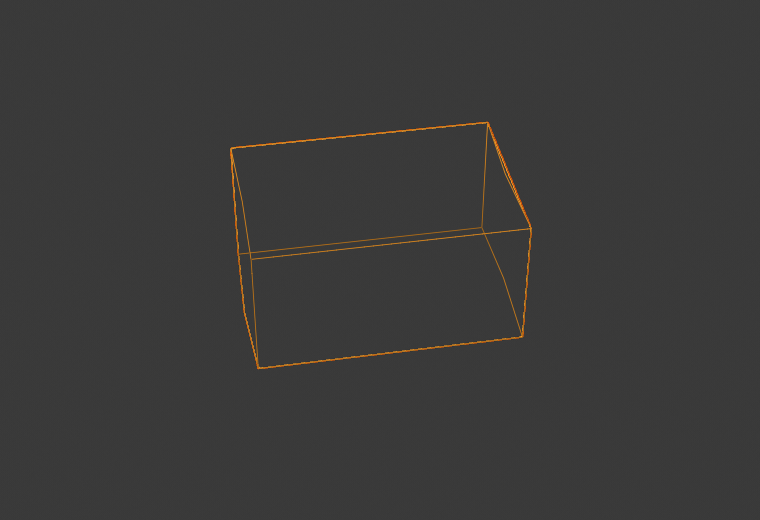
#> input picture pictures/TestSet1/100deg_w.png, 760 x 520 px, found by its file name
$ python Lines_to_hidden_corner_with_uncertainity.py
#> lines starting #> are read from the running program, lines starting #| are printed output that depends on the picture; after the words box and inside, x2 and y2 are one past the last pixel; in counts of white or black regions, pixels touching at a corner belong together; long printed decimals are rounded
import cv2
import numpy as np
import matplotlib.pyplot as plt

box = "TS1_5"

if box is 'TS2_14':
    boundry_pairs_1 = np.array([[243, 14,195 , 14],[198 , 72,199 , 115], [233 , 64,234 , 105]])
    boundry_pairs_2 = np.array([[134 , 62,171 , 55], [197 , 73,235 , 66],[199 , 117,233 , 107]])
    boundry_pairs_3 = np.array([[170 , 54,234 , 63], [134 , 62,197 , 73],[134 , 106,197 , 116]])
    opposite_point_1 = np.array([171 , 55])
    opposite_point_2 = np.array([135 , 104])
    opposite_point_3 = np.array([233 , 106])

if box is 'TS2_14':
    boundry_pairs_1 = np.array([[133 , 63,135 , 104],[198 , 72,199 , 115], [233 , 64,234 , 105]])
    boundry_pairs_2 = np.array([[134 , 62,171 , 55], [197 , 73,235 , 66],[199 , 117,233 , 107]])
    boundry_pairs_3 = np.array([[170 , 54,234 , 63], [134 , 62,197 , 73],[134 , 106,197 , 116]])
    opposite_point_1 = np.array([171 , 55])
    opposite_point_2 = np.array([135 , 104])
    opposite_point_3 = np.array([233 , 106])

if box is 'TS1_6':
    boundry_pairs_1 = np.array([[313 , 104,483 , 123],[254 , 261,447 , 282], [261 , 370,444 , 393]])
    boundry_pairs_2 = np.array([[314 , 103,255 , 260], [484 , 121,449 , 283],[479 , 226,445 , 390]])
    boundry_pairs_3 = np.array([[254 , 262,261 , 368], [448 , 284,445 , 392],[484 , 122,479 , 225]])
    opposite_point_1 = np.array([479 , 226])
    opposite_point_2 = np.array([261 , 370])
    opposite_point_3 = np.array([313 , 104])
if box is 'TS1_5':
    boundry_pairs_1 = np.array([[231 , 147,487 , 122],[252 , 258,530 , 228], [258 , 368,523 , 335]])
    boundry_pairs_2 = np.array([[231 , 148,239 , 254], [252 , 260,259 , 365],[531 , 229,522 , 337]])
    boundry_pairs_3 = np.array([[230 , 148,251 , 259], [487 , 122,529 , 227],[237 , 256,257 , 366]])
    opposite_point_1 = np.array([239 , 254])
    opposite_point_2 = np.array([487 , 123])
    opposite_point_3 = np.array([522 , 335])

if box is 'TS1_4':
    boundry_pairs_1 = np.array([[264 , 123,519 , 149],[222 , 229,500 , 259], [230 , 336,493 , 367]])
    boundry_pairs_2 = np.array([[221 , 229,229 , 334], [501 , 260,494 , 367],[520 , 150,513 , 254]])
    boundry_pairs_3 = np.array([[221 , 228,264 , 122], [500 , 258,520 , 148],[494 , 365,513 , 253]])
    opposite_point_1 = np.array([513 , 255])
    opposite_point_2 = np.array([264 , 122])
    opposite_point_3 = np.array([229 , 335])

if box is 'TS1_3':
    boundry_pairs_1 = np.array([[211 , 193,309 , 105],[452 , 282,538 , 180], [448 , 389,530 , 286]])
    boundry_pairs_2 = np.array([[212 , 195,452 , 281], [311 , 105,538 , 181],[219 , 300,449 , 390]])
    boundry_pairs_3 = np.array([[211 , 194,221 , 301], [453 , 281,448 , 388],[538 , 181,531 , 287]])
    opposite_point_1 = np.array([220 , 298])
    opposite_point_2 = np.array([530 , 286])
    opposite_point_3 = np.array([309 , 105])
if box is 'TS1_2':
    boundry_pairs_1 = np.array([[360 , 97,537 , 216],[222 , 161,394 , 292], [229 , 267,393 , 401]])
    boundry_pairs_2 = np.array([[229 , 267,222 , 163], [394 , 402,394 , 292],[529 , 321,538 , 214]])
    boundry_pairs_3 = np.array([[221 , 162,360 , 98], [394 , 292,539 , 216],[392 , 403,529 , 320]])
    opposite_point_1 = np.array([528,322])
    opposite_point_2 = np.array([361 , 98])
    opposite_point_3 = np.array([231 , 267])
if box is 'TS1_1':
    boundry_pairs_1 = np.array([[250 , 133,331 , 289],[413 , 99,515 , 247], [255 , 238,334 , 400]])
    boundry_pairs_2 = np.array([[248 , 130,255 , 238], [332 , 290,334 , 399],[516 , 247,510 , 354]])
    boundry_pairs_3 = np.array([[331 , 289,515 , 247], [334 , 399,507 , 355],[249 , 133,414 , 99]])
    opposite_point_1 = np.array([508 , 355])
    opposite_point_2 = np.array([413 , 99])
    opposite_point_3 = np.array([256 , 237])

if box is 'blend2':
    boundry_pairs_1 = np.array([[297 , 134,446 , 179],[212 , 174,370 , 222], [216 , 343,370 , 344]])
    boundry_pairs_2 = np.array([[211 , 174,215 , 341], [369 , 221,370 , 344],[446 , 180,446 , 292]])
    boundry_pairs_3 = np.array([[210 , 172,297 , 133], [371 , 222,445 , 179],[372 , 342,447 , 293]])
    opposite_point_2 = np.array([295 , 135])
    opposite_point_3 = np.array([216 , 340])
    opposite_point_1 = np.array([445 , 293])

# [127 lines of commented-out code are left out]

color_1 = (0,0,255)#blue
color_2 = (0,255,0)#green
color_3 = (200,20,20)#red

def draw_lines( O_frame, boundry_lines, color, thickness=2):
    for line in boundry_lines:
        cv2.line(O_frame, tuple([line[0], line[1]]), tuple([line[2],line[3]]), color, thickness)
    return O_frame

def draw_line(O_frame, points , color, thickness=1):
    cv2.line(O_frame, tuple([points[0], points[1]]), tuple([points[2], points[3]]), color, thickness)
    return O_frame

def draw_point_uncertainity(O_frame, means, cov_mat, size, color, thickness=2, radius=0 ):

    x1_p1, y1_p1 = np.random.multivariate_normal([means[0][0],means[0][1]], cov_mat, size).T.astype(int)
    x1_p2, y1_p2 = np.random.multivariate_normal([means[0][2], means[0][3]], cov_mat, size).T.astype(int)
    x2_p1, y2_p1 = np.random.multivariate_normal([means[1][0], means[1][1]], cov_mat, size).T.astype(int)
    x2_p2, y2_p2 = np.random.multivariate_normal([means[1][2], means[1][3]], cov_mat, size).T.astype(int)
    x3_p1, y3_p1 = np.random.multivariate_normal([means[2][0], means[2][1]], cov_mat, size).T.astype(int)
    x3_p2, y3_p2 = np.random.multivariate_normal([means[2][2], means[2][3]], cov_mat, size).T.astype(int)
    for i1, j1, k1, l1, i2, j2, k2, l2, i3, j3, k3, l3 in zip(x1_p1, y1_p1, x1_p2, y1_p2, x2_p1, y2_p1, x2_p2, y2_p2, x3_p1, y3_p1, x3_p2, y3_p2):
        O_frame = cv2.circle(O_frame, tuple([i1, j1]), radius, color, thickness)
        O_frame = cv2.circle(O_frame, tuple([k1, l1]), radius, color, thickness)
        O_frame = cv2.circle(O_frame, tuple([i2, j2]), radius, color, thickness)
        O_frame = cv2.circle(O_frame, tuple([k2, l2]), radius, color, thickness)
        get_intersection_point(O_img, np.array([[i1, j1, k1, l1],[i2, j2, k2, l2],[i3, j3, k3, l3]]), color, False)
    return O_frame

def get_uncertain_boundrypair(boundry_pairs, cov_mat, size):
    pass

def draw_point(O_frame, point, color, thickness=2, radius=6):
    point = point.astype(int)
    O_frame = cv2.circle(O_frame, tuple(point), radius, color, thickness)
    return O_frame

def cross(a, b):
    c = [a[1]*b[2] - a[2]*b[1],
         a[2]*b[0] - a[0]*b[2],
         a[0]*b[1] - a[1]*b[0]]
    return c

def get_intersection_point(O_img, boundry_pairs, color=(255,0,0), detail_draw= False):
    line_equs = [[0, 0,0]]
    intersection_points = [[0,0]]
    for line in boundry_pairs:
        p1 = np.float64(cart2homo_cordinates(line[0:2]))
        p2 = np.float64(cart2homo_cordinates(line[2:4]))
        line = np.cross(p1,p2)

        line_equs = np.append(line_equs, [line], axis=0)
    line_equs = np.float64(line_equs[1:4])
    print(line_equs)
    # print(cross(line_equs[0], line_equs[1]))
    intersection_points = np.append(intersection_points, [homo2cart_coordinates(np.cross(line_equs[0], line_equs[1]))], axis=0)
    intersection_points = np.append(intersection_points, [homo2cart_coordinates(np.cross(line_equs[0], line_equs[2]))], axis=0)
    intersection_points = np.append(intersection_points, [homo2cart_coordinates(np.cross(line_equs[1], line_equs[2]))], axis=0)
    intersection_points =intersection_points[1:]
    print(intersection_points)
    avg_intersection_point = np.average(intersection_points, axis=0)
    if detail_draw is True:
        img = draw_point(O_img, intersection_points[0], color, 1)
        img = draw_point(O_img, intersection_points[1], color, 1)
        img = draw_point(O_img, intersection_points[2], color, 1)
        img = draw_point(O_img, avg_intersection_point, color, 2)
    else:
        img = draw_point(O_img, avg_intersection_point, color, -1, 3)
    return avg_intersection_point
    # cv2.imshow('Image111', img)


def cart2homo_cordinates(point):
    point = np.append(point, [[1]])
    return point

def homo2cart_coordinates(point):
    point = np.array([point[0]/point[2], point[1]/point[2]])
    return point


if box is 'TS1_1':
    O_img = cv2.imread('D:/Fraunhoffer_FLW_data/Cube_hidden_corner_prediction/Paper DATA/Results Evaluation/TestSet1/20deg_w.png')
if box is 'TS1_2':
    O_img = cv2.imread('D:/Fraunhoffer_FLW_data/Cube_hidden_corner_prediction/Paper DATA/Results Evaluation/TestSet1/40deg_w.png')
if box is 'TS1_3':
    O_img = cv2.imread('D:/Fraunhoffer_FLW_data/Cube_hidden_corner_prediction/Paper DATA/Results Evaluation/TestSet1/60deg_w.png')
if box is 'TS1_4':
    O_img = cv2.imread('D:/Fraunhoffer_FLW_data/Cube_hidden_corner_prediction/Paper DATA/Results Evaluation/TestSet1/80deg_w.png')
if box is 'TS1_5':
    O_img = cv2.imread('D:/Fraunhoffer_FLW_data/Cube_hidden_corner_prediction/Paper DATA/Results Evaluation/TestSet1/100deg_w.png')
#> O_img is the input picture: shape (520, 760, 3); mean B, G, R 57.2, 58, 58.5
if box is 'TS1_6':
    O_img = cv2.imread('D:/Fraunhoffer_FLW_data/Cube_hidden_corner_prediction/Paper DATA/Results Evaluation/TestSet1/350deg_w.png')
if box is 'TS2_14':
    O_img = cv2.imread('D:/Fraunhoffer_FLW_data/Cube_hidden_corner_prediction/Paper DATA/Results Evaluation/TestSet2/14meter_w.png')
# [41 lines of commented-out code are left out]

mean = [557, 337]
cov_mat = [[6, 0], [0, 6]]
sample_size = 50
# img =draw_point_uncertainity(O_img, boundry_pairs_2, cov_mat, sample_size,color_2)
# img =draw_point_uncertainity(O_img, boundry_pairs_1, cov_mat, sample_size,color_1)
# img =draw_point_uncertainity(O_img, boundry_pairs_3, cov_mat, sample_size,color_3)


cv2.imshow('Boundry lines', O_img)
cv2.waitKey(0)

intersection_point_1 = np.float64(get_intersection_point(O_img, boundry_pairs_1, color_1))
#> intersection_point_1 = [8923.8, -687]
intersection_point_2 = np.float64(get_intersection_point(O_img, boundry_pairs_2, color_2))
#> intersection_point_2 = [366.2, 1955.8]
intersection_point_3 = np.float64(get_intersection_point(O_img, boundry_pairs_3, color_3))
#> intersection_point_3 = [-40.1, -1274.1]

# print(np.append(opposite_point_1, intersection_point_1).astype(int))
target_lines = [np.append(opposite_point_1, intersection_point_1, axis=0).astype(int)]
#> target_lines = [[239, 254, 8923, -687]]
target_lines = np.append(target_lines, [np.append(opposite_point_2, intersection_point_2, axis=0).astype(int)], axis=0)
#> target_lines = [[239, 254, 8923, -687], [487, 123, 366, 1955]]
target_lines = np.append(target_lines, [np.append(opposite_point_3, intersection_point_3, axis=0).astype(int)], axis=0)
#> target_lines = [[239, 254, 8923, -687], [487, 123, 366, 1955], [522, 335, -40, -1274]]
# draw_line(img, target_lines[0] , color_1, 1)
# draw_line(img, target_lines[1] , color_2, 1)
# draw_line(img, target_lines[2] , color_3, 1)

final_hidden_point = get_intersection_point(O_img, target_lines, (66, 66, 245), False)
#| [[ 9.410000e+02  8.684000e+03 -2.430635e+06]
#|  [-1.832000e+03 -1.210000e+02  9.070670e+05]
#|  [ 1.609000e+03 -5.620000e+02 -6.516280e+05]]
#| [[480.073 227.877]
#|  [484.419 227.406]
#|  [480.790 217.017]]
#> in draw_point (call 4), `O_frame = cv2.circle(O_frame, tuple(point), radius, color, thickness)`: O_frame: shape (520, 760, 3); 0.01% of pixels changed, all inside (x1, y1, x2, y2) = (478, 221, 485, 228)
#> final_hidden_point = [481.8, 224.1]
draw_line(O_img, np.append(final_hidden_point, opposite_point_1, axis=0).astype(int), color_1,2)
draw_line(O_img, np.append(final_hidden_point, opposite_point_2, axis=0).astype(int), color_2,2)
draw_line(O_img, np.append(final_hidden_point, opposite_point_3, axis=0).astype(int), color_3,3)
#> call 3 of draw_line, with points = array of shape (4,), color = (200, 20, 20), thickness = 3
#> in draw_line (call 3), `cv2.line(O_frame, tuple([points[0], points[1]]), tuple([points[2], poi..`:
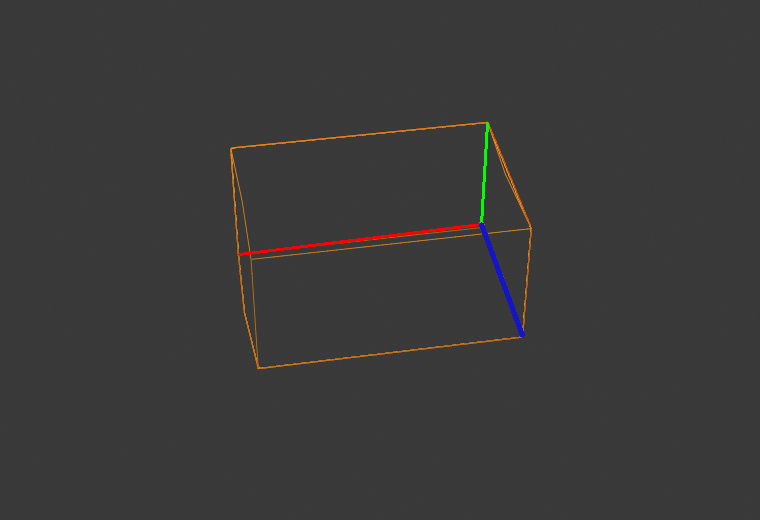
#> O_frame: shape (520, 760, 3); mean B, G, R 57.3, 57.9, 58.7

# O_img =draw_point_uncertainity(O_img, final_hidden_point, cov_mat, sample_size,color_3)

cv2.imshow('Boundry lines', O_img)
cv2.waitKey(0)
cv2.destroyAllWindows()
